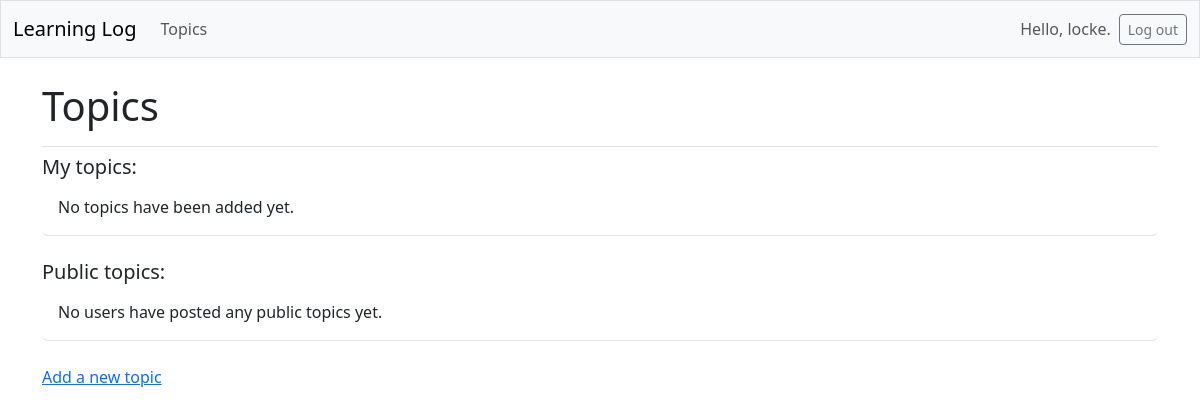
Page /topics/ (signed in) on the earlier database version.
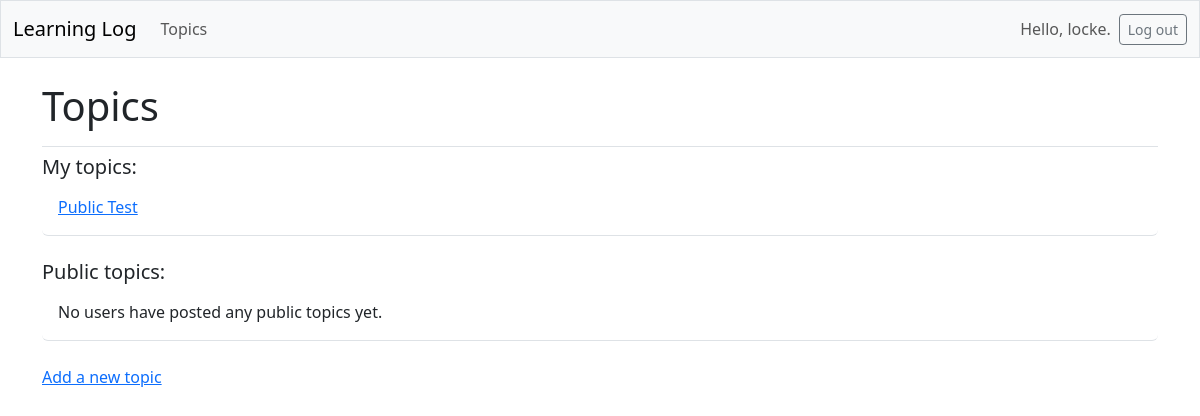
Same page on the later database version.
### learning_logs/models.py (models this page shows, shortened)
class Topic(models.Model):
    text = models.CharField(max_length=200)
    date_added = models.DateTimeField(auto_now_add=True)
    public = models.BooleanField(default=False)
    owner = models.ForeignKey(User, on_delete=models.CASCADE)

### learning_logs/views.py (the view)
# urls.py: path('topics/', views.topics, name='topics'),
def topics(request):
    if request.user.is_authenticated:
        topics = Topic.objects.filter(owner=request.user).order_by('date_added')
        public_topics = (Topic.objects
            .filter(public=True)
            .exclude(owner=request.user)
            .order_by('date_added'))
    else:
        topics = None
        public_topics = Topic.objects.filter(public=True).order_by('date_added')
    context = {'topics': topics, 'public_topics': public_topics}
    return render(request, 'learning_logs/topics.html', context)

### learning_logs/templates/learning_logs/topics.html
{% extends 'learning_logs/base.html' %}
{% block page_header %}
  <h1>Topics</h1>
{% endblock page_header %}
{% block content %}
  {% if user.is_authenticated %}
    <ul class="list-group border-bottom pb-2 mb-4">
      <h5>My topics:</h5>
      {% for topic in topics %}
        <li class="list-group-item border-0">
          <a href="{% url 'learning_logs:topic' topic.id %}">
            {{ topic.text }}</a>
        </li>
      {% empty %}
        <li class="list-group-item border-0">No topics have been added yet.</li>
      {% endfor %}
    </ul>
  {% endif %}
  <ul class="list-group border-bottom pb-2 mb-4">
    <h5>Public topics:</h5>
    {% for topic in public_topics %}
      <li class="list-group-item border-0">
        <a href="{% url 'learning_logs:topic' topic.id %}">
          {{ topic.text }}</a>
      </li>
    {% empty %}
      <li class="list-group-item border-0">No users have posted any public topics yet.</li>
    {% endfor %}
  </ul>
  <a href="{% url 'learning_logs:new_topic' %}">Add a new topic</a>
{% endblock content %}

Differences in the rows shown:
added Topic: text "Public Test"
Other differences:
text no longer shown: "No topics have been added yet."
